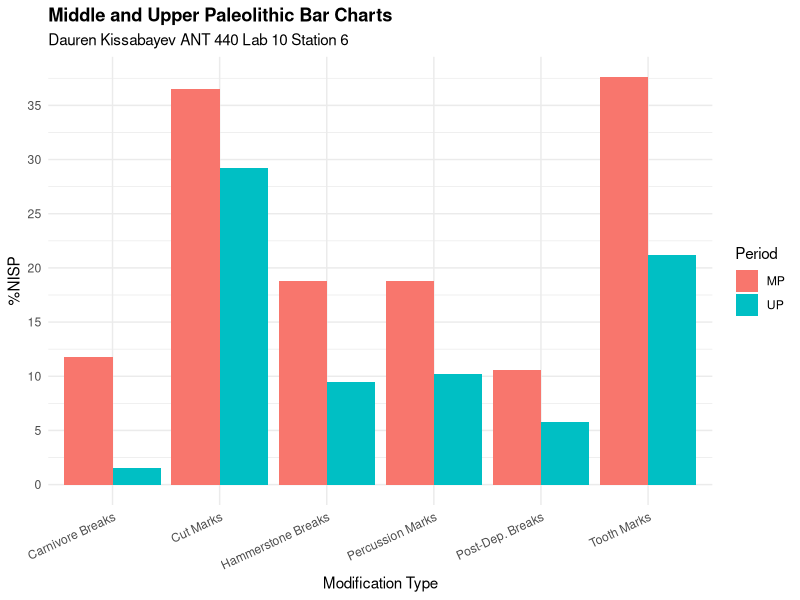
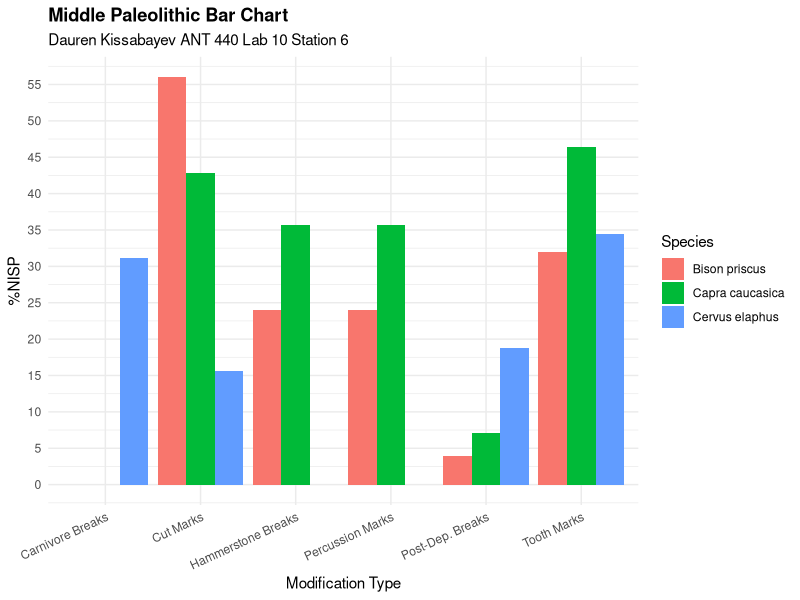
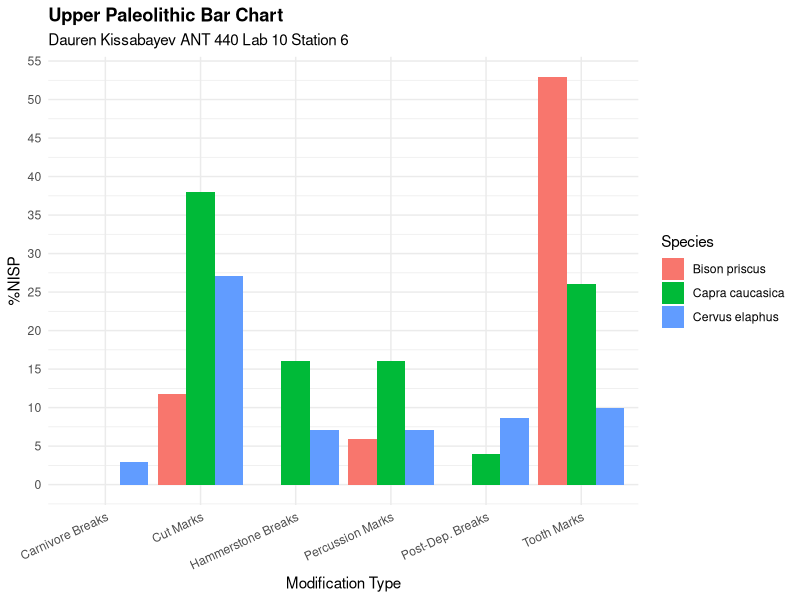

Generate these figures, in order, with R:
install.packages("ggplot2")
install.packages("tidyr")
library(ggplot2)
library(tidyr)

#First
data <- data.frame(
  Modification = c("Cut Marks", "Percussion Marks", "Tooth Marks", 
                   "Hammerstone Breaks", "Carnivore Breaks", "Post-Dep. Breaks"),
  MP = c(36.5, 18.8, 37.6, 18.8, 11.8, 10.6),
  UP = c(29.2, 10.2, 21.2, 9.5, 1.5, 5.8)
)

data_long <- pivot_longer(data, cols = c("MP", "UP"), 
                          names_to = "Period", values_to = "PercentNISP")

p <- ggplot(data_long, aes(x = Modification, y = PercentNISP, fill = Period)) +
  geom_bar(stat = "identity", position = "dodge") +
  labs(title = "Middle and Upper Paleolithic Bar Charts",
       subtitle = "Dauren Kissabayev ANT 440 Lab 10 Station 6",
       x = "Modification Type",
       y = "%NISP",
       fill = "Period") +
  scale_y_continuous(breaks = seq(0, 40, 5)) +
  theme_minimal() +
  theme(plot.title = element_text(face = "bold"),
        axis.text.x = element_text(angle = 25, hjust = 1))
ggsave("FirstBarChart.pdf", plot = p, width = 8, height = 6, units = "in", dpi = 300)

#Second
data <- data.frame(
  Species = c(
    "Bison priscus","Bison priscus","Bison priscus","Bison priscus","Bison priscus","Bison priscus",
    "Capra caucasica","Capra caucasica","Capra caucasica","Capra caucasica","Capra caucasica","Capra caucasica",
    "Cervus elaphus","Cervus elaphus","Cervus elaphus","Cervus elaphus","Cervus elaphus","Cervus elaphus"
  ),
  Modification = rep(
    c("Cut Marks","Percussion Marks","Tooth Marks","Hammerstone Breaks","Carnivore Breaks","Post-Dep. Breaks"), 
    3
  ),
  PercentNISP = c(
    56.0,24.0,32.0,24.0,0.0,4.0,
    42.9,35.7,46.4,35.7,0.0,7.1,
    15.6,0.0,34.4,0.0,31.2,18.8
  )
)

mp <- ggplot(data, aes(x = Modification, y = PercentNISP, fill = Species)) +
  geom_bar(stat = "identity", position = "dodge") +
  labs(title = "Middle Paleolithic Bar Chart",
       subtitle = "Dauren Kissabayev ANT 440 Lab 10 Station 6",
       x = "Modification Type",
       y = "%NISP",
       fill = "Species") +
  scale_y_continuous(breaks = seq(0, 60, 5)) +
  theme_minimal() +
  theme(plot.title = element_text(face = "bold"),
        axis.text.x = element_text(angle = 25, hjust = 1))
ggsave("SecondBarChart.pdf", plot = mp, width = 10, height = 6, units = "in", dpi = 300)

#Third
data <- data.frame(
  Species = c(
    "Bison priscus","Bison priscus","Bison priscus","Bison priscus","Bison priscus","Bison priscus",
    "Capra caucasica","Capra caucasica","Capra caucasica","Capra caucasica","Capra caucasica","Capra caucasica",
    "Cervus elaphus","Cervus elaphus","Cervus elaphus","Cervus elaphus","Cervus elaphus","Cervus elaphus"
  ),
  Modification = rep(
    c("Cut Marks","Percussion Marks","Tooth Marks","Hammerstone Breaks","Carnivore Breaks","Post-Dep. Breaks"), 
    3
  ),
  PercentNISP = c(
    11.8,5.9,52.9,0.0,0.0,0.0,
    38.0,16.0,26.0,16.0,0.0,4.0,
    27.1,7.1,10.0,7.1,2.9,8.6
  )
)

up <- ggplot(data, aes(x = Modification, y = PercentNISP, fill = Species)) +
  geom_bar(stat = "identity", position = "dodge") +
  labs(title = "Upper Paleolithic Bar Chart",
       subtitle = "Dauren Kissabayev ANT 440 Lab 10 Station 6",
       x = "Modification Type",
       y = "%NISP",
       fill = "Species") +
  scale_y_continuous(breaks = seq(0, 60, 5)) +
  theme_minimal() +
  theme(plot.title = element_text(face = "bold"),
    axis.text.x = element_text(angle = 25, hjust = 1))
ggsave("ThirdBarChart.pdf", plot = up, width = 10, height = 6, units = "in", dpi = 300)

